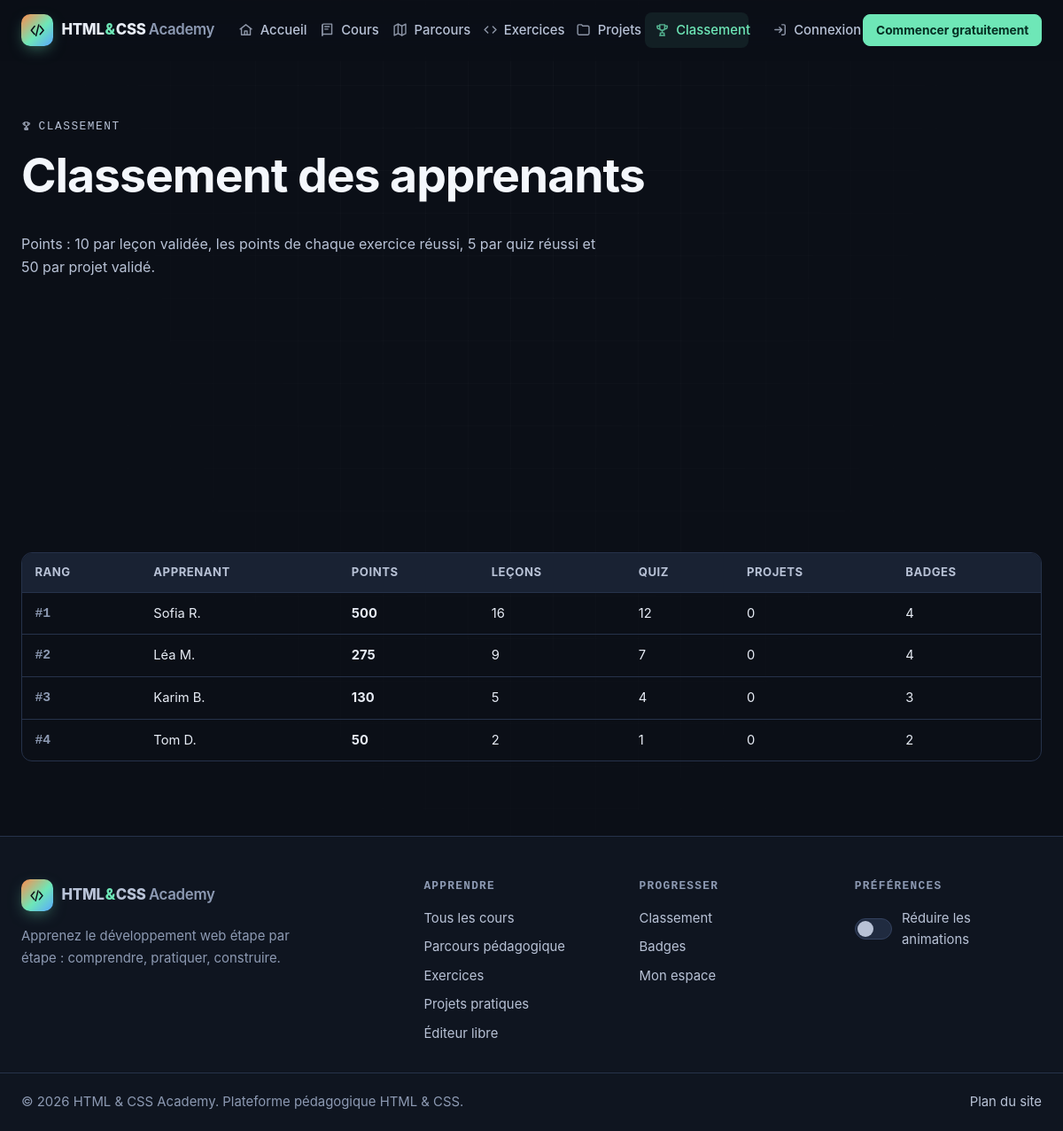
The page /leaderboard.php on the database its author committed.
### tables this page shows
CREATE TABLE users (
  id               INT UNSIGNED NOT NULL AUTO_INCREMENT,
  first_name       VARCHAR(60)  NOT NULL,
  last_name        VARCHAR(60)  NOT NULL,
  email            VARCHAR(190) NOT NULL,
  password_hash    VARCHAR(255) NOT NULL,
  role             ENUM('student','admin') NOT NULL DEFAULT 'student',
  is_active        TINYINT(1)   NOT NULL DEFAULT 1,
  bio              VARCHAR(500) NULL,
  last_login_at    DATETIME     NULL,
  last_activity_at DATETIME     NULL,
  created_at       DATETIME     NOT NULL DEFAULT CURRENT_TIMESTAMP,
  updated_at       DATETIME     NOT NULL DEFAULT CURRENT_TIMESTAMP ON UPDATE CURRENT_TIMESTAMP,
  PRIMARY KEY (id),
  UNIQUE KEY uq_users_email (email),
  KEY idx_users_role (role),
  KEY idx_users_created (created_at)
);

CREATE TABLE settings (
  id            INT UNSIGNED NOT NULL AUTO_INCREMENT,
  setting_key   VARCHAR(80)  NOT NULL,
  setting_value TEXT         NULL,
  label         VARCHAR(150) NOT NULL DEFAULT '',
  created_at    DATETIME     NOT NULL DEFAULT CURRENT_TIMESTAMP,
  updated_at    DATETIME     NOT NULL DEFAULT CURRENT_TIMESTAMP ON UPDATE CURRENT_TIMESTAMP,
  PRIMARY KEY (id),
  UNIQUE KEY uq_settings_key (setting_key)
);

### includes/bootstrap.php (called while the page is built, shortened)
<?php
spl_autoload_register(static function (string $class): void {
    $file = ROOT_PATH . '/includes/classes/' . basename(str_replace('\\', '/', $class)) . '.php';
});
require ROOT_PATH . '/includes/functions.php';
require ROOT_PATH . '/includes/auth.php';

### config/database.php (called while the page is built, shortened)
<?php
$env = static fn (string $key, $default = null) => ($v = getenv($key)) !== false ? $v : $default;
$database = [
    'host'     => $env('DB_HOST', '127.0.0.1'),
    'port'     => (int) $env('DB_PORT', 3306),
    'socket'   => $env('DB_SOCKET', ''),
    'name'     => $env('DB_NAME', 'html_css_academy'),
    'user'     => $env('DB_USER', 'root'),
    'pass'     => $env('DB_PASS', ''),
    'charset'  => 'utf8mb4',
];
$local = __DIR__ . '/local.php';
return $database;

### includes/classes/Database.php (called while the page is built, shortened)
<?php
final class Database
{
    private static ?PDO $pdo = null;
    public static function connection(): PDO
    {
        if (self::$pdo === null) {
            $cfg = require ROOT_PATH . '/config/database.php';
            $dsn = $cfg['socket'] !== ''
                ? sprintf('mysql:unix_socket=%s;dbname=%s;charset=%s', $cfg['socket'], $cfg['name'], $cfg['charset'])
                : sprintf('mysql:host=%s;port=%d;dbname=%s;charset=%s', $cfg['host'], $cfg['port'], $cfg['name'], $cfg['charset']);
            self::$pdo = new PDO($dsn, $cfg['user'], $cfg['pass'], [
                PDO::ATTR_ERRMODE            => PDO::ERRMODE_EXCEPTION,
                PDO::ATTR_DEFAULT_FETCH_MODE => PDO::FETCH_ASSOC,
                PDO::ATTR_EMULATE_PREPARES   => false,
                PDO::ATTR_STRINGIFY_FETCHES  => false,
            ]);
            self::$pdo->exec("SET time_zone = '" . (new DateTime())->format('P') . "'");
        }
        return self::$pdo;
    }
    public static function run(string $sql, array $params = []): PDOStatement
    {
        $stmt = self::connection()->prepare($sql);
        $stmt->execute($params);
        return $stmt;
    }
    public static function fetchAll(string $sql, array $params = []): array
    {
        return self::run($sql, $params)->fetchAll();
    }
}

### includes/classes/UserModel.php (called while the page is built, shortened)
<?php
final class UserModel
{
    public static function leaderboard(int $limit = 50): array
    {
        return Database::fetchAll(
            "SELECT u.id, u.first_name, u.last_name,
                    COALESCE(l.cnt, 0) AS lessons,
                    COALESCE(x.pts, 0) AS exercise_points,
                    COALESCE(q.cnt, 0) AS quizzes,
                    COALESCE(pr.cnt, 0) AS projects,
                    COALESCE(b.cnt, 0) AS badges,
                    COALESCE(l.cnt, 0) * 10 + COALESCE(x.pts, 0) + COALESCE(q.cnt, 0) * 5 + COALESCE(pr.cnt, 0) * 50 AS points
             FROM users u
             LEFT JOIN (SELECT user_id, COUNT(*) cnt FROM user_progress WHERE status = 'completed' GROUP BY user_id) l ON l.user_id = u.id
             LEFT JOIN (SELECT a.user_id, SUM(e.points) pts
                        FROM (SELECT DISTINCT user_id, exercise_id FROM exercise_attempts WHERE is_correct = 1) a
                        JOIN exercises e ON e.id = a.exercise_id GROUP BY a.user_id) x ON x.user_id = u.id
             LEFT JOIN (SELECT user_id, COUNT(DISTINCT lesson_id) cnt FROM quiz_results WHERE passed = 1 GROUP BY user_id) q ON q.user_id = u.id
             LEFT JOIN (SELECT user_id, COUNT(*) cnt FROM project_submissions WHERE status IN ('validated','approved') GROUP BY user_id) pr ON pr.user_id = u.id
             LEFT JOIN (SELECT user_id, COUNT(*) cnt FROM user_badges GROUP BY user_id) b ON b.user_id = u.id
             WHERE u.is_active = 1 AND u.role = 'student'
             HAVING points > 0
             ORDER BY points DESC, badges DESC, u.id ASC
             LIMIT " . (int) $limit
        );
    }
}

### includes/auth.php (called while the page is built, shortened)
<?php
function current_user(): ?array
{
    static $cache = false;
    if ($cache !== false) {
        return $cache;
    }
    $id = $_SESSION['user_id'] ?? null;
    if (!$id) {
        return $cache = null;
    }
    $user = UserModel::find((int) $id);
    return $cache = $user;
}
function user_id(): ?int
{
    $u = current_user();
    return $u ? (int) $u['id'] : null;
}

### includes/classes/SettingModel.php (called while the page is built, shortened)
<?php
final class SettingModel
{
    private static ?array $cache = null;
    public static function all(): array
    {
        if (self::$cache === null) {
            self::$cache = [];
            try {
                foreach (Database::fetchAll('SELECT setting_key, setting_value, label FROM settings ORDER BY id') as $row) {
                    self::$cache[$row['setting_key']] = $row;
                }
            } catch (Throwable $e) {
                Logger::error('Settings unavailable: ' . $e->getMessage());
            }
        }
        return self::$cache;
    }
    public static function get(string $key, string $default = ''): string
    {
        return (string) (self::all()[$key]['setting_value'] ?? $default);
    }
}

### leaderboard.php (the view, shortened to what this page needs)
<?php
require __DIR__ . '/includes/bootstrap.php';
$rows = UserModel::leaderboard(50);
$me = user_id();
$display = static fn (array $r) => $r['first_name'] . ' ' . mb_substr($r['last_name'], 0, 1) . '.';
require ROOT_PATH . '/includes/header.php';
?>
<header class="page-head container">
  <p class="eyebrow"><?= icon('trophy', 'icon icon--sm') ?> Classement</p>
  <h1>Classement des apprenants</h1>
  <p>Points : 10 par leçon validée, les points de chaque exercice réussi, 5 par quiz réussi et 50 par projet validé.</p>
</header>
<div class="container">
  <?php if (!$rows): ?>
    <p class="empty"><?= icon('trophy') ?><br>Le classement est encore vide : soyez le premier à marquer des points !</p>
  <?php else: ?>
    <div class="podium" aria-label="Podium">
    </div>
    <div class="table-wrap">
      <table class="table">
        <thead><tr><th scope="col">Rang</th><th scope="col">Apprenant</th><th scope="col">Points</th><th scope="col">Leçons</th><th scope="col">Quiz</th><th scope="col">Projets</th><th scope="col">Badges</th></tr></thead>
        <tbody>
          <?php foreach ($rows as $i => $r): ?>
            <tr class="<?= (int) $r['id'] === $me ? 'is-me' : '' ?>">
              <td class="rank-cell">#<?= $i + 1 ?></td>
              <td><?= e($display($r)) ?><?= (int) $r['id'] === $me ? ' <span class="tag tag--success">Vous</span>' : '' ?></td>
              <td><strong><?= (int) $r['points'] ?></strong></td>
              <td><?= (int) $r['lessons'] ?></td>
              <td><?= (int) $r['quizzes'] ?></td>
              <td><?= (int) $r['projects'] ?></td>
              <td><?= (int) $r['badges'] ?></td>
            </tr>
          <?php endforeach; ?>
        </tbody>
      </table>
    </div>
  <?php endif; ?>
</div>
<?php require ROOT_PATH . '/includes/footer.php'; ?>

### includes/footer.php (shortened to what this page needs)
  </main>
  <footer class="site-footer">
    <div class="container site-footer__grid">
      <div class="site-footer__brand">
        <a class="brand" href="<?= e(route('home')) ?>">
          <span class="brand__mark"><?= icon('logo') ?></span>
          <span class="brand__name">HTML<span class="brand__amp">&amp;</span>CSS <span class="brand__sub">Academy</span></span>
        </a>
        <p>Apprenez le développement web étape par étape : comprendre, pratiquer, construire.</p>
      </div>
      <nav aria-label="Apprendre">
        <h2 class="site-footer__title">Apprendre</h2>
        <ul>
          <li><a href="<?= e(route('courses')) ?>">Tous les cours</a></li>
          <li><a href="<?= e(route('path')) ?>">Parcours pédagogique</a></li>
          <li><a href="<?= e(route('exercises')) ?>">Exercices</a></li>
          <li><a href="<?= e(route('projects')) ?>">Projets pratiques</a></li>
          <li><a href="<?= e(route('playground')) ?>">Éditeur libre</a></li>
        </ul>
      </nav>
      <nav aria-label="Communauté">
        <h2 class="site-footer__title">Progresser</h2>
        <ul>
          <li><a href="<?= e(route('leaderboard')) ?>">Classement</a></li>
          <li><a href="<?= e(url('dashboard/badges.php')) ?>">Badges</a></li>
          <li><a href="<?= e(url('dashboard/index.php')) ?>">Mon espace</a></li>
        </ul>
      </nav>
      <div>
        <h2 class="site-footer__title">Préférences</h2>
        <label class="switch">
          <span class="switch__track" aria-hidden="true"></span>
          <span>Réduire les animations</span>
        </label>
      </div>
    </div>
    <div class="container site-footer__bottom">
      <p>&copy; <?= date('Y') ?> <?= e(setting('site_name', config('app.name'))) ?>. Plateforme pédagogique HTML &amp; CSS.</p>
      <p><a href="<?= e(url('sitemap.xml')) ?>">Plan du site</a></p>
    </div>
  </footer>
</body>
</html>

### rows shown on the page
users: $display($r) "Sofia R.", points "500", lessons "16", quizzes "12", projects "0", badges "4"
users: $display($r) "Léa M.", points "275", lessons "9", quizzes "7", projects "0", badges "4"
users: $display($r) "Karim B.", points "130", lessons "5", quizzes "4", projects "0", badges "3"
users: $display($r) "Tom D.", points "50", lessons "2", quizzes "1", projects "0", badges "2"
settings: setting_value "HTML & CSS Academy"

### other values the page prints
$label "Accueil"
$label "Cours"
$label "Parcours"
$label "Exercices"
$label "Projets"
$label "Classement"
